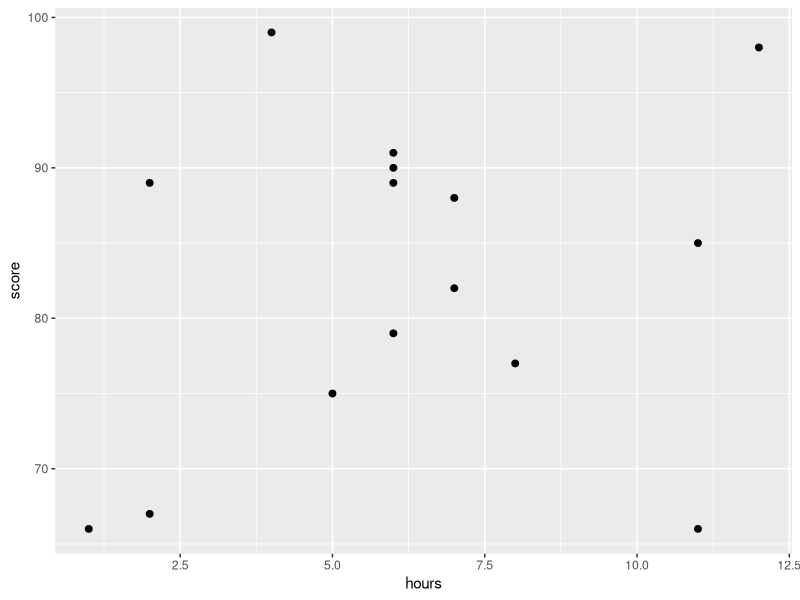
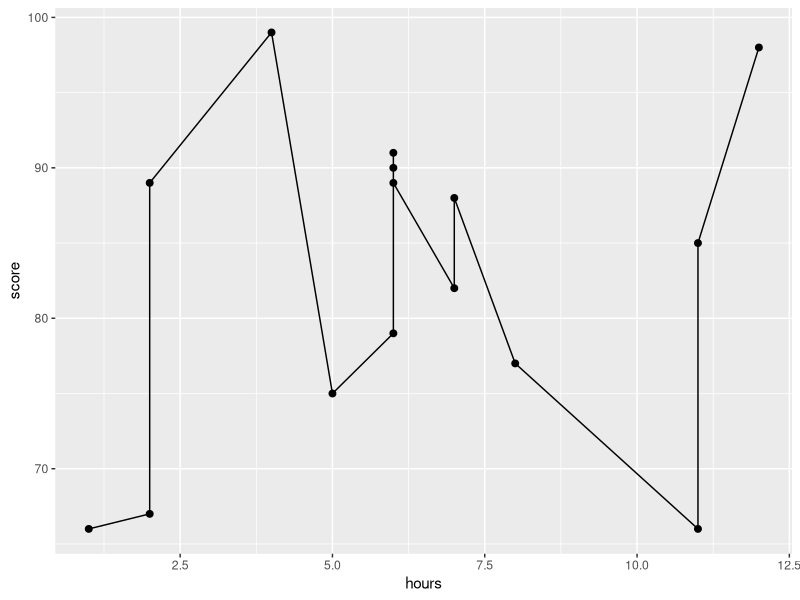

These figures' R source, in order:
df = data.frame(hours = c(1,2,2,4,5,6,6,6,6,7,7,8,11,11,12), score = c(66, 67, 89,99,75,79,90,91,89,82,88,77,66,85,98))

head(df)
library(ggplot2)

ggplot(df, aes(x = hours, y = score)) + geom_point(size = 2)

linear_model = lm(score~hours, df)

library(Metrics)

print(mse(df$score, predict(linear_model, df)))
print(rmse(df$score, predict(linear_model, df))) 
print(predict(linear_model, newdata = data.frame(hours= c(13,14,15))))
# Additional plot
ggplot(df, aes(x = hours, y = score)) + geom_line() + geom_point(size = 2)
